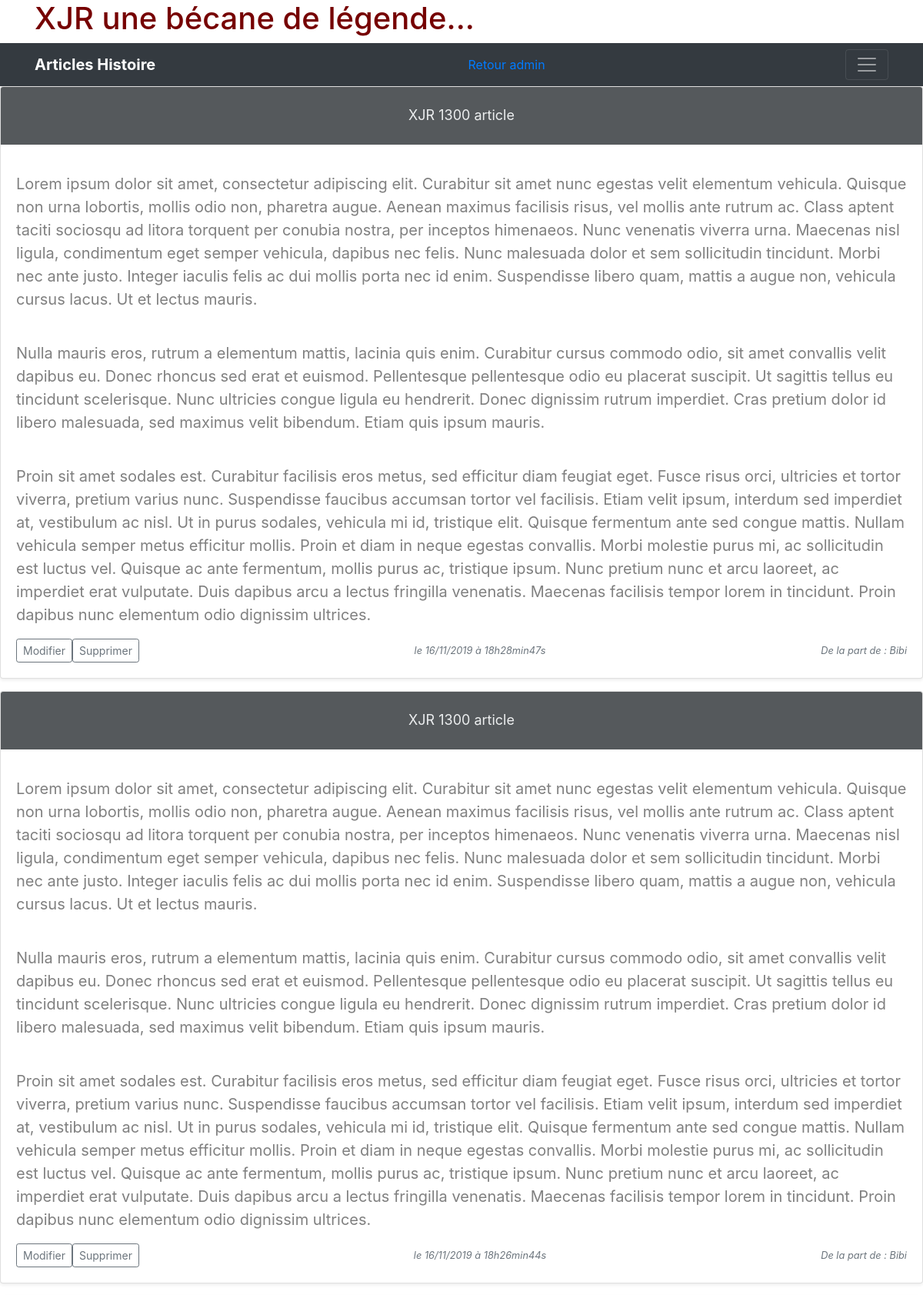
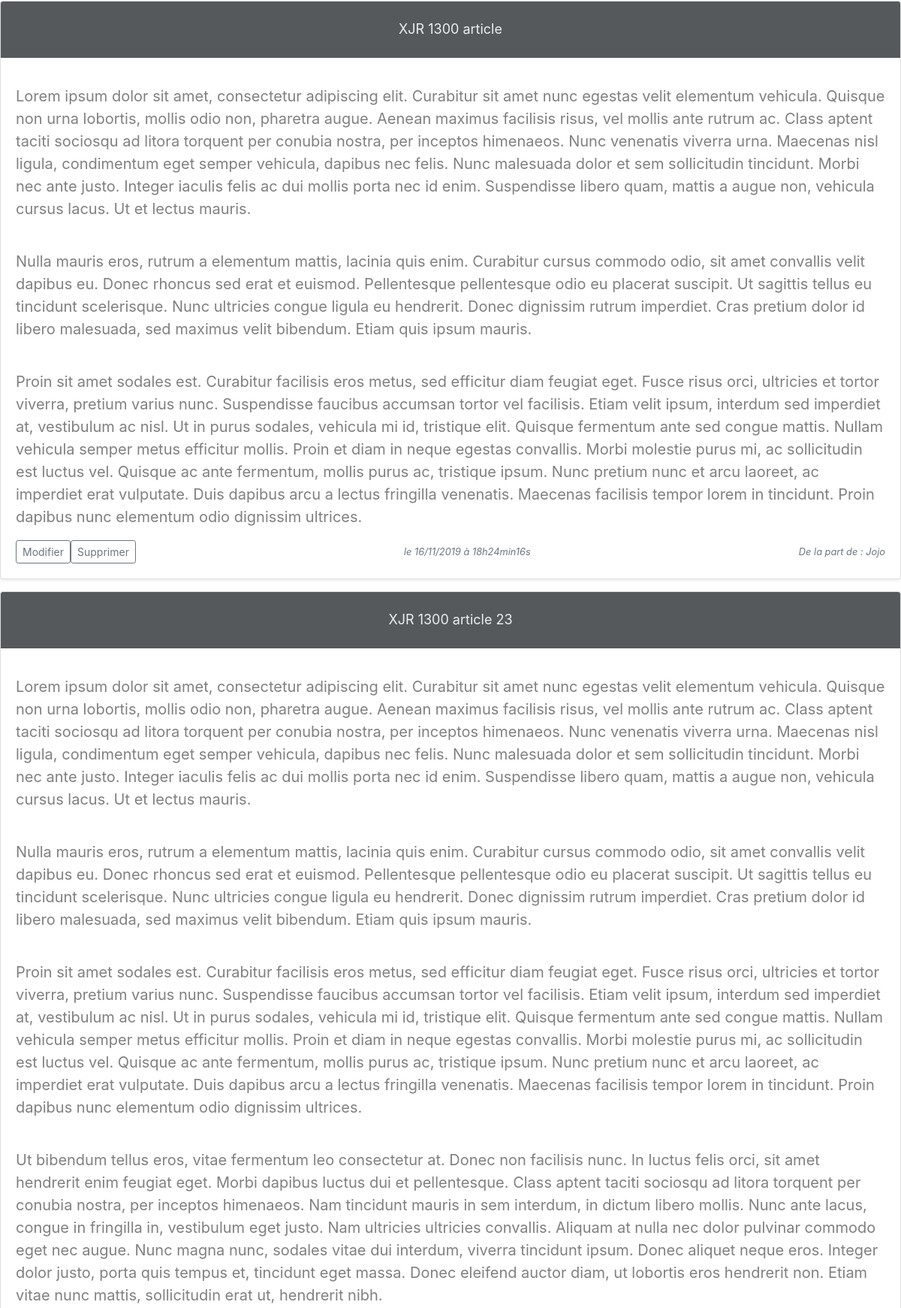
The page /index.php?action=listArticlesAdmin (signed in, upper part) on the database its author committed (2 pictures, top to bottom).
### tables this page shows
CREATE TABLE IF NOT EXISTS `articles` (
  `id` int(11) NOT NULL AUTO_INCREMENT,
  `id_rubrique` int(11) NOT NULL DEFAULT '1',
  `id_user` int(11) NOT NULL,
  `title` varchar(70) NOT NULL,
  `content` text NOT NULL,
  `signalement` tinyint(1) DEFAULT '0',
  `creation_date` datetime NOT NULL,
  PRIMARY KEY (`id`)
);

CREATE TABLE IF NOT EXISTS `membres` (
  `id` int(11) NOT NULL AUTO_INCREMENT,
  `pseudo` varchar(70) NOT NULL,
  `mail` varchar(70) NOT NULL,
  `motdepasse` varchar(80) NOT NULL,
  `droits` tinyint(1) DEFAULT '1',
  `avatar` varchar(30) NOT NULL,
  PRIMARY KEY (`id`)
);

### controllers/ControllerAdmin.php (called while the page is built, shortened)
<?php
class ControllerAdmin
{
	public function listArticlesAdmin()
	{
		$articlesManager = new ArticlesManager();
		$pagination = new Pagination();
		$articlesparp = 4;
		$nombredarticles = $pagination->getArticlesPagination();
		$totalpages = $pagination->getArticlesPages($nombredarticles, $articlesparp);
		if(isset($_GET['page']) AND !empty($_GET['page']) AND $_GET['page'] > 0 AND $_GET['page'] <= $totalpages) {
   			$_GET['page'] = intval($_GET['page']);
   			$pageCourante = $_GET['page'];
			} else {
   			$pageCourante = 1;
			}
			$depart = ($pageCourante-1)*$articlesparp;
			$artic = $articlesManager->getArticlesAdmin($depart, $articlesparp);
			require('views/backend/listArticlesHistoireAdmin.php');
	}
}

### models/ArticlesManager.php (called while the page is built, shortened)
<?php
class ArticlesManager extends Manager
{
	public function getArticlesAdmin($depart, $articlesparp)
	{
		$db = $this->dbConnect();
		$articles = $db->query('SELECT articles.id, membres.pseudo, articles.title, articles.content, DATE_FORMAT(creation_date, \'%d/%m/%Y à %Hh%imin%ss\') AS creation_date_fr FROM articles INNER JOIN membres ON articles.id_user = membres.id ORDER BY creation_date DESC LIMIT 0, 50');
		return $articles;
	}
}

### views/backend/listArticlesHistoireAdmin.php (the view, shortened to what this page needs)
  <div class="navbar navbar-dark bg-dark shadow-sm">
    <div class="container d-flex justify-content-between">
      <a href="#" class="navbar-brand d-flex align-items-center">
        <strong>Articles Histoire</strong>
      </a>
      <a href="index.php?action=adminViewConnect">Retour admin</a>
      <button class="navbar-toggler" type="button" data-toggle="collapse" data-target="#navbarHeader" aria-controls="navbarHeader" aria-expanded="false" aria-label="Toggle navigation">
        <span class="navbar-toggler-icon"></span>
      </button>
    </div>
  </div>
<?php
   while ($data = $artic->fetch())
   {
    ?>
      <div class=".row-md-3">
        <div class=".col-md-3">
          <div class="card mb-3 shadow-sm">
            <svg class="bd-placeholder-img card-img-top" width="100%" height="75" xmlns="http://www.w3.org/2000/svg" preserveAspectRatio="xMidYMid slice" focusable="false" role="img" aria-label="Placeholder: Thumbnail"><title>liste articles histoire Admin</title><rect width="100%" height="100%" fill="#55595c"/><text x="50%" y="50%" fill="#eceeef" dy=".3em"><?=($data['title']) ?></text></svg>
            <div class="card-body">
              <p class="card-text"> <?= nl2br($data['content']) ?></p>
              <div class="d-flex justify-content-between align-items-center">
                <div class="btn-group">
                  <a href="index.php?action=articAdmin&amp;id=<?= $data['id'] ?>"><button type="button" class="btn btn-sm btn-outline-secondary">Modifier</button></a>
                  <a href="index.php?action=supprimerArticle&amp;id=<?= $data['id'] ?>"><button type="button" class="btn btn-sm btn-outline-secondary">Supprimer</button></a>
                </div>
                <small class="text-muted"><em>le <?= $data['creation_date_fr'] ?></em></small>
                <small class="text-muted"><em>De la part de : <?= $data['pseudo'] ?></em></small>
              </div>
            </div>
          </div>
        </div>
      </div>
  <?php
 }
 ?>
<?php require('templateAdmin.php'); ?>

### publics/css/style.css (style rules this page uses)
p { font-size: 20px; color: grey; }

### views/backend/templateAdmin.php (style rules this page uses)
.bd-placeholder-img { font-size: 1.125rem; text-anchor: middle; -webkit-user-select: none; -moz-user-select: none; -ms-user-select: none; user-select: none; }

### rows shown on the page
articles: title "XJR 1300 article", content "Lorem ipsum dolor sit amet, consectetur adipiscing elit. Curabitur sit amet nunc egestas velit elementum vehicula. Quisque non urna lobortis, mollis odio non, pharetra augue. Aenean maximus facilisis risus, vel mollis ante rutrum ac. Class aptent taciti sociosqu ad litora torquent per conubia nostra, per inceptos himenaeos. Nunc venenatis viverra urna. Maecenas nisl ligula, condimentum eget semper vehicula, dapibus nec felis. Nunc malesuada dolor et sem sollicitudin tincidunt. Morbi nec ante justo. Integer iaculis felis ac dui mollis porta nec id enim. Suspendisse libero quam, mattis a augue non, vehicula cursus lacus. Ut et lectus mauris. Nulla mauris eros, rutrum a elementum mattis,…", creation_date_fr "16/11/2019 à 18h28min47s", id_user.pseudo "Bibi"
articles: title "XJR 1300 article", content "Lorem ipsum dolor sit amet, consectetur adipiscing elit. Curabitur sit amet nunc egestas velit elementum vehicula. Quisque non urna lobortis, mollis odio non, pharetra augue. Aenean maximus facilisis risus, vel mollis ante rutrum ac. Class aptent taciti sociosqu ad litora torquent per conubia nostra, per inceptos himenaeos. Nunc venenatis viverra urna. Maecenas nisl ligula, condimentum eget semper vehicula, dapibus nec felis. Nunc malesuada dolor et sem sollicitudin tincidunt. Morbi nec ante justo. Integer iaculis felis ac dui mollis porta nec id enim. Suspendisse libero quam, mattis a augue non, vehicula cursus lacus. Ut et lectus mauris. Nulla mauris eros, rutrum a elementum mattis,…", creation_date_fr "16/11/2019 à 18h26min44s", id_user.pseudo "Bibi"
articles: title "XJR 1300 article", content "Lorem ipsum dolor sit amet, consectetur adipiscing elit. Curabitur sit amet nunc egestas velit elementum vehicula. Quisque non urna lobortis, mollis odio non, pharetra augue. Aenean maximus facilisis risus, vel mollis ante rutrum ac. Class aptent taciti sociosqu ad litora torquent per conubia nostra, per inceptos himenaeos. Nunc venenatis viverra urna. Maecenas nisl ligula, condimentum eget semper vehicula, dapibus nec felis. Nunc malesuada dolor et sem sollicitudin tincidunt. Morbi nec ante justo. Integer iaculis felis ac dui mollis porta nec id enim. Suspendisse libero quam, mattis a augue non, vehicula cursus lacus. Ut et lectus mauris. Nulla mauris eros, rutrum a elementum mattis,…", creation_date_fr "16/11/2019 à 18h24min16s", id_user.pseudo "Jojo"
articles: title "XJR 1300 article 23", content "Lorem ipsum dolor sit amet, consectetur adipiscing elit. Curabitur sit amet nunc egestas velit elementum vehicula. Quisque non urna lobortis, mollis odio non, pharetra augue. Aenean maximus facilisis risus, vel mollis ante rutrum ac. Class aptent taciti sociosqu ad litora torquent per conubia nostra, per inceptos himenaeos. Nunc venenatis viverra urna. Maecenas nisl ligula, condimentum eget semper vehicula, dapibus nec felis. Nunc malesuada dolor et sem sollicitudin tincidunt. Morbi nec ante justo. Integer iaculis felis ac dui mollis porta nec id enim. Suspendisse libero quam, mattis a augue non, vehicula cursus lacus. Ut et lectus mauris. Nulla mauris eros, rutrum a elementum mattis,…"
